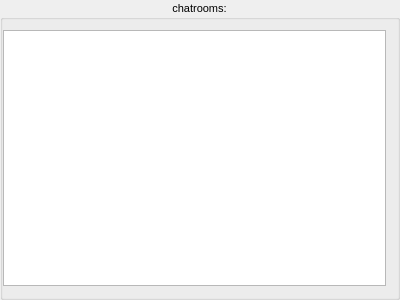
<?xml version="1.0" encoding="UTF-8"?>
<ui version="4.0">
 <class>cChatroomsInfoView</class>
 <widget class="QGroupBox" name="cChatroomsInfoView">
  <property name="geometry">
   <rect>
    <x>0</x>
    <y>0</y>
    <width>400</width>
    <height>300</height>
   </rect>
  </property>
  <property name="font">
   <font>
    <pointsize>8</pointsize>
   </font>
  </property>
  <property name="windowTitle">
   <string>GroupBox</string>
  </property>
  <property name="title">
   <string>chatrooms:</string>
  </property>
  <property name="alignment">
   <set>Qt::AlignCenter</set>
  </property>
  <layout class="QVBoxLayout" name="verticalLayout">
   <property name="leftMargin">
    <number>0</number>
   </property>
   <item>
    <widget class="QListWidget" name="chatroomInfoListWidget"/>
   </item>
  </layout>
 </widget>
 <resources/>
 <connections/>
</ui>
